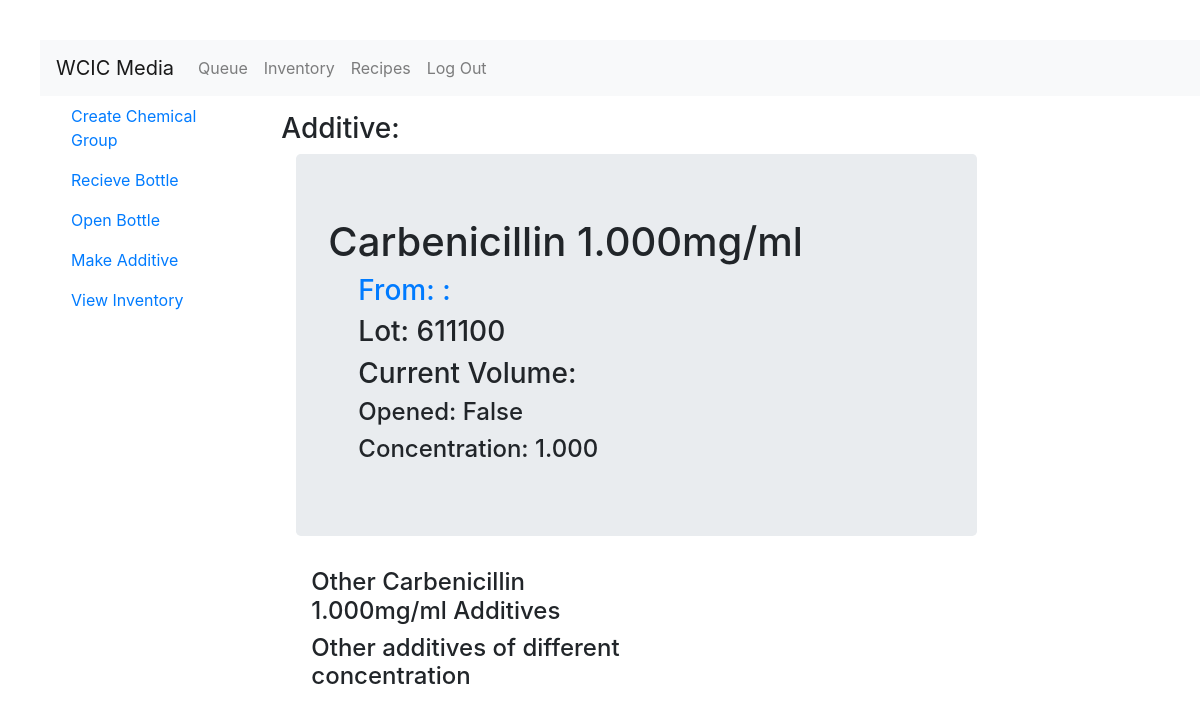
The page /inventory/additive/1 (signed in) on the database its author committed.
### inventory/models.py (models this page shows, shortened)
class Additive(models.Model):
    bottle = models.ForeignKey(Bottle,on_delete=models.CASCADE)
    concentration = models.DecimalField(max_digits=10,decimal_places=3)
    date_made = models.DateTimeField()
    made_by = models.ForeignKey(User,on_delete=models.CASCADE)
    batchid = models.CharField(max_length=256)
    filtered = models.BooleanField()
    volume = models.DecimalField(default=0.0,max_digits=10,decimal_places=3)
    class Meta:
        ordering = ['bottle','concentration']

class Bottle(models.Model):
    chemical = models.ForeignKey(Chemical,on_delete=models.CASCADE)
    company = models.CharField(max_length=256)
    catalog_number = models.CharField(max_length=256)
    base_volume = models.DecimalField(default=0.0,max_digits=10,decimal_places=3)
    lot_number = models.CharField(max_length=256)
    price = models.DecimalField(max_digits=10,decimal_places=2)
    current_volume = models.DecimalField(default=0.0, max_digits=10,decimal_places=3)
    expiration = models.DateField(null=True,blank=True)
    recieved = models.DateField()
    recieved_by = models.ForeignKey(User,related_name='recieved_by_user',on_delete=models.CASCADE)
    date_opened = models.DateTimeField(null=True,blank=True)
    opened_by = models.ForeignKey(User,related_name='opened_by_user',blank=True,null=True, on_delete=models.CASCADE)
    date_discarded = models.DateTimeField(null=True,blank=True)
    discarded_by = models.ForeignKey(User,related_name='discarded_by_user',blank=True, null=True,on_delete=models.CASCADE)
    class Meta:
        ordering = ['chemical']

class Chemical(models.Model):
    name = models.CharField(max_length=256)
    atomic_weight = models.DecimalField(max_digits=10,decimal_places=3)
    cas_number = models.CharField(max_length=25,unique=True)
    slug = models.SlugField(allow_unicode=True,unique=True)
    class Meta:
        ordering = ['name']
        unique_together = ('name','atomic_weight')

### inventory/views.py (the view)
# urls.py: path('additive/<int:pk>',views.AdditiveDetail.as_view(),name='additivedet'),
class AdditiveDetail(LoginRequiredMixin,generic.DetailView):
    model = Additive

### inventory/templates/inventory/additive_detail.html (shortened to what this page needs)
{% extends 'inventory/inventory_base.html' %}
{% block content %}
<h3>Additive:</h3>
<div class="container">
  <div class="jumbotron">
    <h1>{{additive.bottle.chemical.name}} {{additive.concentration}}mg/ml</h1>
    <div class="container">
      <div class="col-md-6">
        <h3><a href="{% url 'inventory:chemicaldet' slug=additive.bottle.chemical.slug %}">From: {{bottle.chemical.name}} {{bottle.company}}: {{bottle.catalog_number}}</a>           </h3>
        <h3>Lot: {{additive.bottle.lot_number}}</h3>
        <h3>Current Volume: {{additive.current_volume}}</h3>
      </div>
      <div class="col-md-6">
        <h4>Opened:
          {% if bottle.date_opened != Blank %}
            {{additive.date_made}}</h4>
            <h4>Made By: {{additive.made_by}}
          {% else %}
            False
          {% endif %}</h4>
          <h4>Concentration: {{additive.concentration}}</h4>
      </div>
    </div>
  </div>
</div>
<div class="container">
  <div class="col-md-6">
    <h4>Other {{additive.bottle.chemical.name}} {{additive.concentration}}mg/ml Additives</h4>
  </div>
  <div class="col-md-6">
    <h4>Other additives of different concentration</h4>
  </div>
</div>
{% endblock %}

### static/wcicmedia/css/master.css (style rules this page uses)
html, body { margin-top: 20px; margin-left: 20px; }
* { text-decoration: none !important; }

### rows shown on the page
Additive: bottle.chemical.name "Carbenicillin", concentration "1.000", bottle.lot_number "611100"
